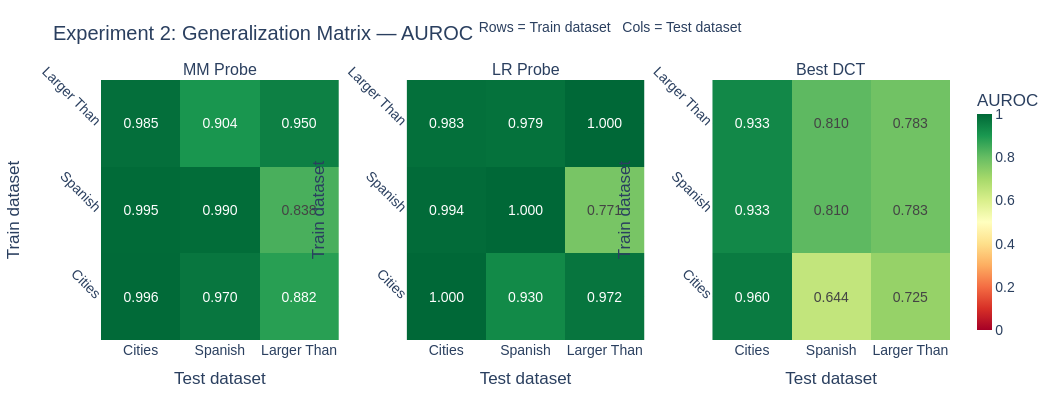
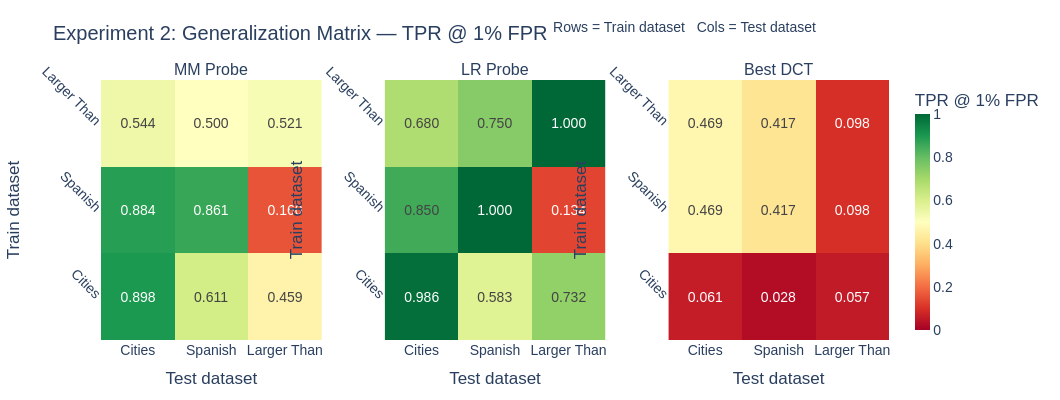

Write notebook code for charts like these, in order.
### Code cell
def gen_to_matrix(gen_data: dict, metric: str, dataset_names: list[str]) -> np.ndarray:
    mat = np.zeros((len(dataset_names), len(dataset_names)))
    for i, train_name in enumerate(dataset_names):
        for j, test_name in enumerate(dataset_names):
            mat[i, j] = gen_data[train_name][test_name][metric]
    return mat


labels_display = [DATASET_DISPLAY[n] for n in DATASET_NAMES]

for metric, metric_title in [("auroc", "AUROC"), ("tpr@1fpr", "TPR @ 1% FPR")]:
    mm_mat = gen_to_matrix(gen_mm, metric, DATASET_NAMES)
    lr_mat = gen_to_matrix(gen_lr, metric, DATASET_NAMES)
    dct_mat = gen_to_matrix(gen_dct, metric, DATASET_NAMES)

    fig = make_subplots(
        rows=1, cols=3,
        subplot_titles=["MM Probe", "LR Probe", f"Best DCT"],
        horizontal_spacing=0.08,
    )

    for col, mat in enumerate([mm_mat, lr_mat, dct_mat], start=1):
        fig.add_trace(go.Heatmap(
            z=mat,
            x=labels_display,
            y=labels_display,
            text=[[f"{v:.3f}" for v in row] for row in mat],
            texttemplate="%{text}",
            colorscale="RdYlGn",
            zmin=0, zmax=1,
            showscale=(col == 3),
            colorbar=dict(title=metric_title, thickness=15),
        ), row=1, col=col)

    fig.update_layout(
        **PLOT_BASE,
        title=(
            f"Experiment 2: Generalization Matrix — {metric_title}\n"
            "<sup>Rows = Train dataset &nbsp; Cols = Test dataset</sup>"
        ),
        height=400, width=1060,
    )
    fig.update_yaxes(title_text="Train dataset", tickangle=45)
    for col in range(1, 4):
        fig.update_xaxes(title_text="Test dataset", row=1, col=col)
    fig.show()
    metric_slug = metric.replace("@", "at").replace("%", "pct").replace(" ", "_")
    save_fig(fig, f"exp2_generalization_{metric_slug}")

### Figure 1 — Plotly figure (JSON) as saved in the notebook; plotly's stock layout.template omitted (floating-point values rounded to 4 significant figures)
{"data": [{"colorbar": {"thickness": 15, "title": {"text": "AUROC"}}, "colorscale": [[0, "rgb(165,0,38)"], [0.1, "rgb(215,48,39)"], [0.2, "rgb(244,109,67)"], [0.3, "rgb(253,174,97)"], [0.4, "rgb(254,224,139)"], [0.5, "rgb(255,255,191)"], [0.6, "rgb(217,239,139)"], [0.7, "rgb(166,217,106)"], [0.8, "rgb(102,189,99)"], [0.9, "rgb(26,152,80)"], [1, "rgb(0,104,55)"]], "showscale": false, "text": [["0.996", "0.970", "0.882"], ["0.995", "0.990", "0.838"], ["0.985", "0.904", "0.950"]], "texttemplate": "%{text}", "type": "heatmap", "x": ["Cities", "Spanish", "Larger Than"], "xaxis": "x", "y": ["Cities", "Spanish", "Larger Than"], "yaxis": "y", "z": [[0.9956, 0.9698, 0.8818], [0.9947, 0.9905, 0.8378], [0.9847, 0.904, 0.9496]], "zmax": 1, "zmin": 0}, {"colorbar": {"thickness": 15, "title": {"text": "AUROC"}}, "colorscale": [[0, "rgb(165,0,38)"], [0.1, "rgb(215,48,39)"], [0.2, "rgb(244,109,67)"], [0.3, "rgb(253,174,97)"], [0.4, "rgb(254,224,139)"], [0.5, "rgb(255,255,191)"], [0.6, "rgb(217,239,139)"], [0.7, "rgb(166,217,106)"], [0.8, "rgb(102,189,99)"], [0.9, "rgb(26,152,80)"], [1, "rgb(0,104,55)"]], "showscale": false, "text": [["1.000", "0.930", "0.972"], ["0.994", "1.000", "0.771"], ["0.983", "0.979", "1.000"]], "texttemplate": "%{text}", "type": "heatmap", "x": ["Cities", "Spanish", "Larger Than"], "xaxis": "x2", "y": ["Cities", "Spanish", "Larger Than"], "yaxis": "y2", "z": [[0.9997, 0.9302, 0.972], [0.9938, 1.0, 0.7711], [0.9834, 0.9794, 1.0]], "zmax": 1, "zmin": 0}, {"colorbar": {"thickness": 15, "title": {"text": "AUROC"}}, "colorscale": [[0, "rgb(165,0,38)"], [0.1, "rgb(215,48,39)"], [0.2, "rgb(244,109,67)"], [0.3, "rgb(253,174,97)"], [0.4, "rgb(254,224,139)"], [0.5, "rgb(255,255,191)"], [0.6, "rgb(217,239,139)"], [0.7, "rgb(166,217,106)"], [0.8, "rgb(102,189,99)"], [0.9, "rgb(26,152,80)"], [1, "rgb(0,104,55)"]], "showscale": true, "text": [["0.960", "0.644", "0.725"], ["0.933", "0.810", "0.783"], ["0.933", "0.810", "0.783"]], "texttemplate": "%{text}", "type": "heatmap", "x": ["Cities", "Spanish", "Larger Than"], "xaxis": "x3", "y": ["Cities", "Spanish", "Larger Than"], "yaxis": "y3", "z": [[0.9598, 0.6444, 0.7251], [0.9326, 0.8103, 0.7835], [0.9326, 0.8103, 0.7835]], "zmax": 1, "zmin": 0}], "layout": {"annotations": [{"font": {"size": 16}, "showarrow": false, "text": "MM Probe", "x": 0.14, "xanchor": "center", "xref": "paper", "y": 1, "yanchor": "bottom", "yref": "paper"}, {"font": {"size": 16}, "showarrow": false, "text": "LR Probe", "x": 0.5, "xanchor": "center", "xref": "paper", "y": 1, "yanchor": "bottom", "yref": "paper"}, {"font": {"size": 16}, "showarrow": false, "text": "Best DCT", "x": 0.86, "xanchor": "center", "xref": "paper", "y": 1, "yanchor": "bottom", "yref": "paper"}], "font": {"family": "Arial, sans-serif", "size": 14}, "height": 400, "legend": {"bgcolor": "rgba(255,255,255,0.8)", "bordercolor": "#E5E7EB", "borderwidth": 1}, "margin": {"b": 60, "l": 70, "r": 40, "t": 80}, "title": {"text": "Experiment 2: Generalization Matrix — AUROC\n<sup>Rows = Train dataset &nbsp; Cols = Test dataset</sup>"}, "width": 1060, "xaxis": {"anchor": "y", "domain": [0, 0.28], "title": {"text": "Test dataset"}}, "xaxis2": {"anchor": "y2", "domain": [0.36, 0.64], "title": {"text": "Test dataset"}}, "xaxis3": {"anchor": "y3", "domain": [0.72, 1], "title": {"text": "Test dataset"}}, "yaxis": {"anchor": "x", "domain": [0, 1], "tickangle": 45, "title": {"text": "Train dataset"}}, "yaxis2": {"anchor": "x2", "domain": [0, 1], "tickangle": 45, "title": {"text": "Train dataset"}}, "yaxis3": {"anchor": "x3", "domain": [0, 1], "tickangle": 45, "title": {"text": "Train dataset"}}}}

### Figure 2 — Plotly figure (JSON) as saved in the notebook; plotly's stock layout.template omitted (floating-point values rounded to 4 significant figures)
{"data": [{"colorbar": {"thickness": 15, "title": {"text": "TPR @ 1% FPR"}}, "colorscale": [[0, "rgb(165,0,38)"], [0.1, "rgb(215,48,39)"], [0.2, "rgb(244,109,67)"], [0.3, "rgb(253,174,97)"], [0.4, "rgb(254,224,139)"], [0.5, "rgb(255,255,191)"], [0.6, "rgb(217,239,139)"], [0.7, "rgb(166,217,106)"], [0.8, "rgb(102,189,99)"], [0.9, "rgb(26,152,80)"], [1, "rgb(0,104,55)"]], "showscale": false, "text": [["0.898", "0.611", "0.459"], ["0.884", "0.861", "0.160"], ["0.544", "0.500", "0.521"]], "texttemplate": "%{text}", "type": "heatmap", "x": ["Cities", "Spanish", "Larger Than"], "xaxis": "x", "y": ["Cities", "Spanish", "Larger Than"], "yaxis": "y", "z": [[0.898, 0.6111, 0.4588], [0.8844, 0.8611, 0.1598], [0.5442, 0.5, 0.5206]], "zmax": 1, "zmin": 0}, {"colorbar": {"thickness": 15, "title": {"text": "TPR @ 1% FPR"}}, "colorscale": [[0, "rgb(165,0,38)"], [0.1, "rgb(215,48,39)"], [0.2, "rgb(244,109,67)"], [0.3, "rgb(253,174,97)"], [0.4, "rgb(254,224,139)"], [0.5, "rgb(255,255,191)"], [0.6, "rgb(217,239,139)"], [0.7, "rgb(166,217,106)"], [0.8, "rgb(102,189,99)"], [0.9, "rgb(26,152,80)"], [1, "rgb(0,104,55)"]], "showscale": false, "text": [["0.986", "0.583", "0.732"], ["0.850", "1.000", "0.134"], ["0.680", "0.750", "1.000"]], "texttemplate": "%{text}", "type": "heatmap", "x": ["Cities", "Spanish", "Larger Than"], "xaxis": "x2", "y": ["Cities", "Spanish", "Larger Than"], "yaxis": "y2", "z": [[0.9864, 0.5833, 0.732], [0.8503, 1.0, 0.134], [0.6803, 0.75, 1.0]], "zmax": 1, "zmin": 0}, {"colorbar": {"thickness": 15, "title": {"text": "TPR @ 1% FPR"}}, "colorscale": [[0, "rgb(165,0,38)"], [0.1, "rgb(215,48,39)"], [0.2, "rgb(244,109,67)"], [0.3, "rgb(253,174,97)"], [0.4, "rgb(254,224,139)"], [0.5, "rgb(255,255,191)"], [0.6, "rgb(217,239,139)"], [0.7, "rgb(166,217,106)"], [0.8, "rgb(102,189,99)"], [0.9, "rgb(26,152,80)"], [1, "rgb(0,104,55)"]], "showscale": true, "text": [["0.061", "0.028", "0.057"], ["0.469", "0.417", "0.098"], ["0.469", "0.417", "0.098"]], "texttemplate": "%{text}", "type": "heatmap", "x": ["Cities", "Spanish", "Larger Than"], "xaxis": "x3", "y": ["Cities", "Spanish", "Larger Than"], "yaxis": "y3", "z": [[0.06122, 0.02778, 0.0567], [0.4694, 0.4167, 0.09794], [0.4694, 0.4167, 0.09794]], "zmax": 1, "zmin": 0}], "layout": {"annotations": [{"font": {"size": 16}, "showarrow": false, "text": "MM Probe", "x": 0.14, "xanchor": "center", "xref": "paper", "y": 1, "yanchor": "bottom", "yref": "paper"}, {"font": {"size": 16}, "showarrow": false, "text": "LR Probe", "x": 0.5, "xanchor": "center", "xref": "paper", "y": 1, "yanchor": "bottom", "yref": "paper"}, {"font": {"size": 16}, "showarrow": false, "text": "Best DCT", "x": 0.86, "xanchor": "center", "xref": "paper", "y": 1, "yanchor": "bottom", "yref": "paper"}], "font": {"family": "Arial, sans-serif", "size": 14}, "height": 400, "legend": {"bgcolor": "rgba(255,255,255,0.8)", "bordercolor": "#E5E7EB", "borderwidth": 1}, "margin": {"b": 60, "l": 70, "r": 40, "t": 80}, "title": {"text": "Experiment 2: Generalization Matrix — TPR @ 1% FPR\n<sup>Rows = Train dataset &nbsp; Cols = Test dataset</sup>"}, "width": 1060, "xaxis": {"anchor": "y", "domain": [0, 0.28], "title": {"text": "Test dataset"}}, "xaxis2": {"anchor": "y2", "domain": [0.36, 0.64], "title": {"text": "Test dataset"}}, "xaxis3": {"anchor": "y3", "domain": [0.72, 1], "title": {"text": "Test dataset"}}, "yaxis": {"anchor": "x", "domain": [0, 1], "tickangle": 45, "title": {"text": "Train dataset"}}, "yaxis2": {"anchor": "x2", "domain": [0, 1], "tickangle": 45, "title": {"text": "Train dataset"}}, "yaxis3": {"anchor": "x3", "domain": [0, 1], "tickangle": 45, "title": {"text": "Train dataset"}}}}
